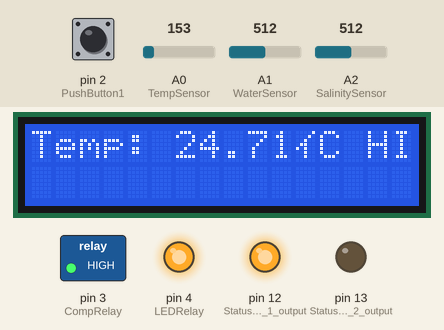
Recording of a sketch running on a simulated Arduino Uno, built with avr-gcc and run on an emulated ATmega328P. On the bench: 16×2 character LCD, switched loads named in the sketch (green lamp = pin HIGH), output pins drawn as LEDs (lit = HIGH). Inputs (shaded band) come from the test bench; at power-on: A0 (TempSensor) = 153, A2 (SalinitySensor) = 512, A1 (WaterSensor) = 512, pin 2 (PushButton1) LOW.

Above: at 1.2 s.
1.3 s: A0 (TempSensor) set to 122
At 2.4 s:
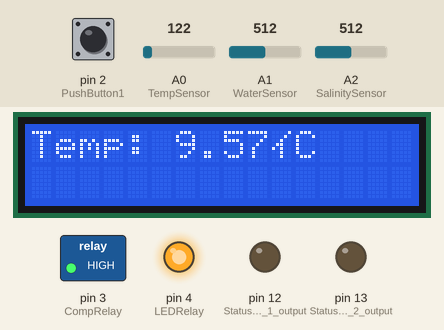
2.8 s: A2 (SalinitySensor) set to 390
At 3.2 s:
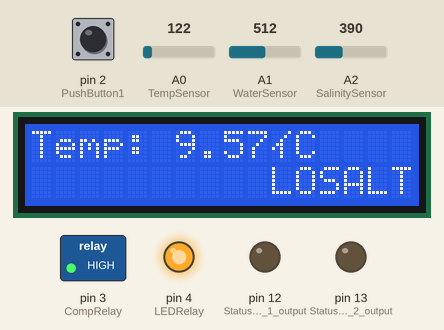
4.3 s: A1 (WaterSensor) set to 0
At 5.5 s:
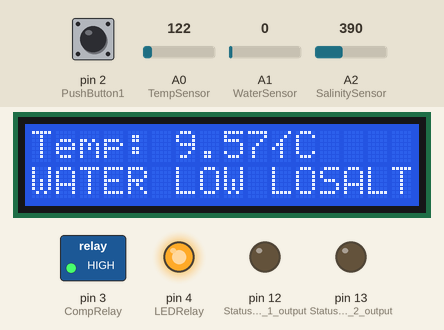
5.8 s: A0 (TempSensor) set to 133
At 6.4 s:
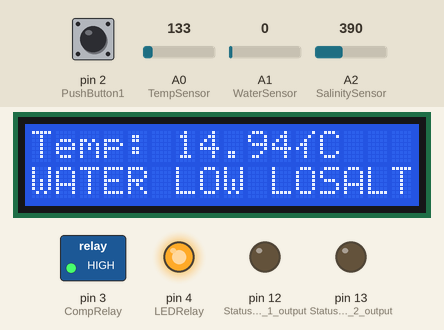
7.3 s: A1 (WaterSensor) set to 3
At 8.0 s:
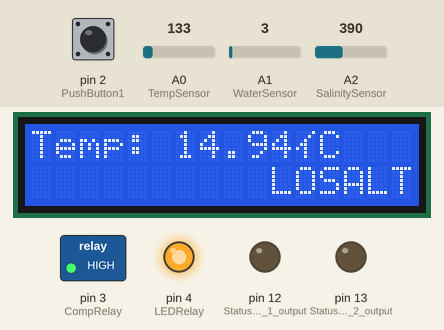
8.8 s: A2 (SalinitySensor) set to 419
At 9.6 s:
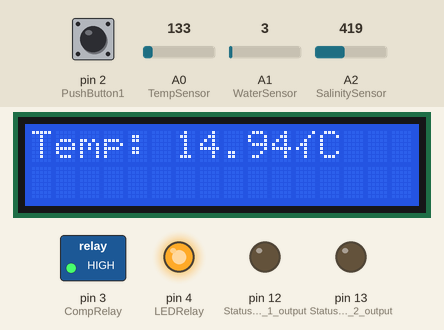
Timing chart, 0 to 11.3 s (numbered marks = the images above; inputs shaded):
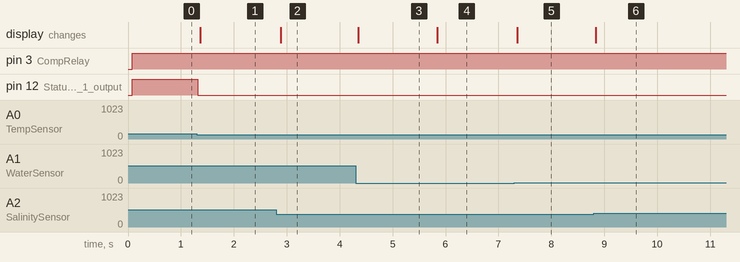

The sketch:

app.ino
```cpp
// C++ code
//

#include <Adafruit_LiquidCrystal.h>
#define TempSensor A0
#define WaterSensor A1
#define SalinitySensor A2
#define CompRelay 3
#define StatusLED1 12
#define StatusLED2 13

//LED Relay switching precode:
const int PushButton1 = 2;    // the number of the pushbutton pin
const int LEDRelay = 4;      // the number of the LED relay
int LEDRelayState = HIGH;         // the current state of the LED relay output pin
int PushButton1State;             // the current reading from the input pin
int lastPushButton1State = LOW;   // the previous reading from the input pin
unsigned long lastDebounceTime = 0;  // the last time the output pin was toggled
unsigned long debounceDelay = 50;    // the debounce time; increase if the output flickers

Adafruit_LiquidCrystal lcd_1(0);

void setup()  {
  Serial.begin(9600);  //serial comms initialise
  pinMode(TempSensor, INPUT);  //temperature sensor input
  pinMode(WaterSensor, INPUT);  //water sensor input
  pinMode(SalinitySensor, INPUT);  //salinity sensor input
  pinMode(CompRelay, OUTPUT);  //compressor relay output
  pinMode(12, OUTPUT); //Status LED 1 output
  pinMode(13, OUTPUT); //Status LED 2 output

  lcd_1.begin(16, 2);   //constrain LCD display
  lcd_1.print("Temp:"); //display "Temp:"

  //LED Relay switching setup code:
  pinMode(PushButton1, INPUT); //push button 1 input
  pinMode(LEDRelay, OUTPUT);   //LED relay output
  digitalWrite(LEDRelay, LEDRelayState); // set initial LED state

 }

void loop()  {

  int tempreading = analogRead(TempSensor); //read from temperature sensor
  float tempvoltage = tempreading * (5000 / 1024.); //convert to voltage
  float temperature = (tempvoltage - 500) / 10; //convert to temperature

  int waterreading = analogRead(WaterSensor); //read from water sensor
  int salinityreading = analogRead(SalinitySensor); //read from salinity sensor


  lcd_1.setCursor(6, 0);						//set cursor to after "Temp:"
  lcd_1.print(temperature);
  lcd_1.println("\262C   "); //print temperature with degree symbol

  if (temperature > 9) {
    digitalWrite(CompRelay, HIGH);
  }								//turn on compressor above value H1 to cool water

  if (temperature < 7) {
    digitalWrite(CompRelay, LOW);
  }								//turn off compressor below value C1


  if (temperature > 15)  {
    lcd_1.setCursor(14, 0);
    lcd_1.print("HI");
    digitalWrite(12, HIGH);

     /** What this code doing? did you forget to copy over the contents?
     for (int thisNote = 0; thisNote < 11; thisNote++) {

    } 	*/						//turn on high temperature alarm above value H2

  }

  if (temperature < 4)  {
    lcd_1.setCursor(14, 0);
    lcd_1.print("LO");
    digitalWrite(13, HIGH);

  }								//turn on low temperature alarm below value C2


  if (temperature > 4 && temperature < 15)  {
    lcd_1.setCursor(14, 0);
    lcd_1.print("  ");
    digitalWrite(12, LOW);
    digitalWrite(13, LOW);
  }								//cancel high/low temperature alarms within values C1-H1

  if (waterreading < 1)  {
    lcd_1.setCursor(0, 1);
    lcd_1.print("WATER LOW");

  }								//turn on low water alarm below value W1

  if (waterreading > 1)  {
    lcd_1.setCursor(0, 1);
    lcd_1.print("         ");

  }								//cancel low water alarm above value W1

  if (salinityreading > 700)  {
    lcd_1.setCursor(10, 1);
    lcd_1.print("HISALT");

  }								//turn on high salinity alarm above value S1

  if (salinityreading < 400)  {
    lcd_1.setCursor(10, 1);
    lcd_1.print("LOSALT");

  }								//turn on low salinity alarm below value S2

  if (salinityreading > 400 && salinityreading < 700)  {
    lcd_1.setCursor(10, 1);
    lcd_1.print("      ");

  }								//cancel high/low salinity alarm within values S1-S2


  //LED relay switching code:
  int reading = digitalRead(PushButton1); // read the state of the switch into a local variable:
  if (reading != lastPushButton1State) {

    lastDebounceTime = millis();
  }  								// reset the debouncing timer

  if ((millis() - lastDebounceTime) > debounceDelay) {

    if (reading != PushButton1State) {
      PushButton1State = reading; 		// if the button state has changed

      if (PushButton1State == HIGH) {
        LEDRelayState = !LEDRelayState;
      }  							// only toggle the LED if the new button state is HIGH
    }
  }

  // set the LED:
  digitalWrite(LEDRelay, LEDRelayState);
  lastPushButton1State = reading; // save the reading as lastButtonState:


} //final coda
```

Measured:
- the behaviour switches between 134 and 133 on A0 (TempSensor) (found by bisection; images 0 and 1)
- the behaviour switches between 1 and 2 on A1 (WaterSensor) (found by bisection; images 4 and 5)
- the behaviour switches between 400 and 401 on A2 (SalinitySensor) (found by bisection; images 5 and 6)
- after the input at 1.3 s, pin 12 (Status_LED_1_output): HIGH → LOW at once; the display: changes after 0.06 s (image 1)
- after the input at 2.8 s, the display: changes after 0.09 s (image 2)
- after the input at 4.3 s, the display: changes after 0.05 s (image 3)
- after the input at 5.8 s, the display: changes after 0.05 s (image 4)
- after the input at 7.3 s, the display: changes after 0.06 s (image 5)
- after the input at 8.8 s, the display: changes at once (image 6)
